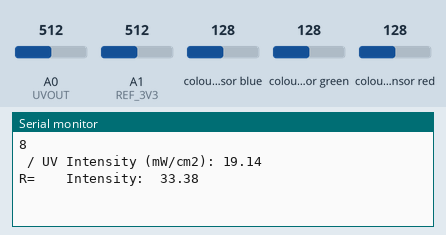
Simulated run of this sketch. Board: Arduino Uno, built with avr-gcc and run on an emulated ATmega328P. Shown: the last lines printed to the serial monitor. Wiring (inferred from the names in the program): TCS3200 colour sensor: output pin 8; S2 pin 6; S3 pin 7; S0 pin 4; S1 pin 5. Inputs (shaded band) come from the test bench; at power-on: colour sensor blue 128, A0 (UVOUT) = 512, A1 (REF_3V3) = 512, colour sensor green 128, colour sensor red 128.

Above: at 1.2 s.
1.3 s: colour sensor blue set to 5
At 2.2 s:
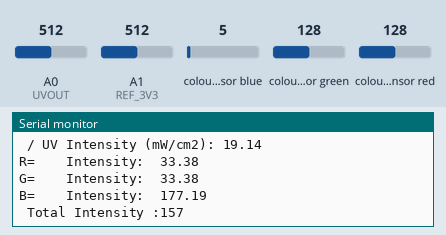
2.9 s: A0 (UVOUT) set to 716
At 3.51 s:
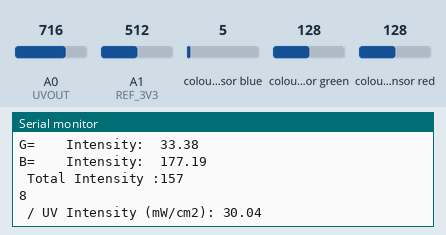
4.4 s: A1 (REF_3V3) set to 306
At 5.4 s:
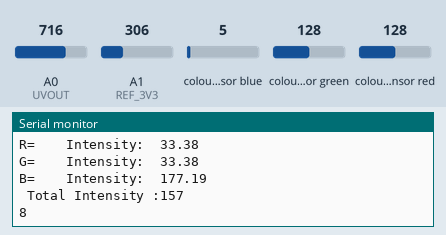
5.9 s: colour sensor green set to 5
At 6.02 s:
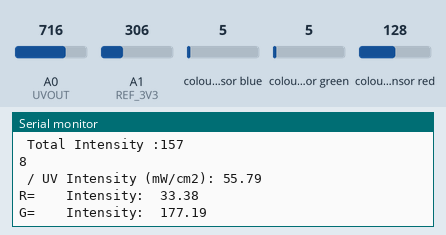
7.4 s: colour sensor red set to 5
At 8.53 s:
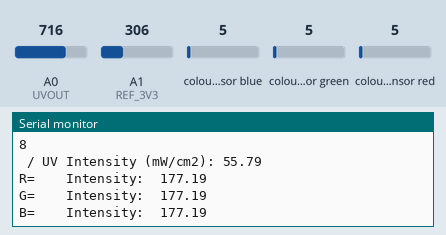
8.9 s: A0 (UVOUT) set to 992
At 10.4 s:
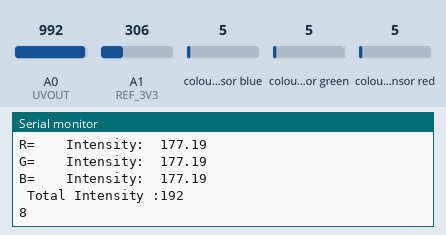
Timing chart, 0 to 11.4 s (numbered marks = the images above; inputs shaded):
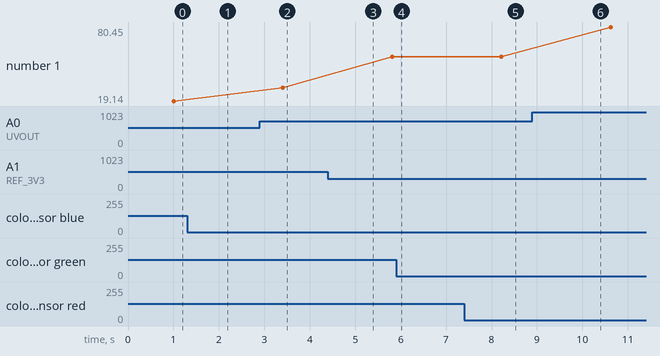

Measured:
- after the input at 1.3 s, the serial monitor: prints a new line at once (image 1)
- after the input at 2.9 s, the serial monitor: prints a new line after 0.51 s (image 2)
- after the input at 5.9 s, the serial monitor: prints a new line after 0.11 s (image 4)
- after the input at 7.4 s, the serial monitor: prints a new line after 0.92 s (image 5)
- plotted number 1: 19.14 → 30.04 after the input at 2.9 s, 30.04 → 55.79 after the input at 4.4 s, 55.79 → 80.45 after the input at 8.9 s

The sketch:

combine_code_of_visible_and_uv.ino
```cpp
int UVOUT = A0; //Output from the sensor
int REF_3V3 = A1; //3.3V power on the Arduino board
#define S0 4
#define S1 5
#define S2 6
#define S3 7
#define sensorOut 8

int frequency = 0;
int R = 0;
int G = 0;
int B = 0;
int T = 0;
int sen =0;

void setup()
{


  Serial.begin(9600);

  pinMode(UVOUT, INPUT);
  pinMode(REF_3V3, INPUT);
  //Serial.println("ML8511 example");
  pinMode(S0, OUTPUT);
  pinMode(S1, OUTPUT);
  pinMode(S2, OUTPUT);
  pinMode(S3, OUTPUT);
  pinMode(sensorOut, INPUT);

  // Setting frequency-scaling to 20%
  digitalWrite(S0,HIGH);
  digitalWrite(S1,LOW);
}

  void loop()
{

  Serial.println(sensorOut);
  delay(1000);

  int uvLevel = averageAnalogRead(UVOUT);
  int refLevel = averageAnalogRead(REF_3V3);

  //Use the 3.3V power pin as a reference to get a very accurate output value from sensor
  float outputVoltage = 3.3 / refLevel * uvLevel;

  float uvIntensity = mapfloat(outputVoltage, 0.99, 2.8, 0.0, 15.0); //Convert the voltage to a UV intensity level

  //Serial.print("output: ");
  //Serial.print(refLevel);

  //Serial.print("ML8511 output: ");
  //Serial.print(uvLevel);

  //Serial.print(" / ML8511 voltage: ");
  //Serial.print(outputVoltage);

  Serial.print(" / UV Intensity (mW/cm2): ");
  Serial.print(uvIntensity);
  delay(100);

  Serial.println();
  // Setting red filtered photodiodes to be read
  digitalWrite(S2,LOW);
  digitalWrite(S3,LOW);
  // Reading the output frequency
  frequency = pulseIn(sensorOut, LOW);
  R = frequency;
  // Printing the value on the serial monitor
  Serial.print("R= ");//printing name
  //++++++++++++++++++++++++++++6
  //Serial.print(frequency);//printing RED color frequency
  Serial.print("  ");
  Serial.print(" Intensity:  ");
  Serial.println(0.856*frequency);
  delay(100);

  // Setting Green filtered photodiodes to be read
  digitalWrite(S2,HIGH);
  digitalWrite(S3,HIGH);
  // Reading the output frequency
  frequency = pulseIn(sensorOut, LOW);
  G = frequency;
  // Printing the value on the serial monitor
  Serial.print("G= ");//printing name
  //Serial.print(frequency);//printing RED color frequency
  Serial.print("  ");
  Serial.print(" Intensity:  ");
  Serial.println(0.856*frequency);
  delay(100);

  // Setting Blue filtered photodiodes to be read
  digitalWrite(S2,LOW);
  digitalWrite(S3,HIGH);
  // Reading the output frequency
  frequency = pulseIn(sensorOut, LOW);
  G = frequency;
  // Printing the value on the serial monitor
  Serial.print("B= ");//printing name
  //Serial.print(frequency);//printing RED color frequency
  Serial.print("  ");
  Serial.print(" Intensity:  ");
  Serial.println(0.856*frequency);
  delay(100);

  T = (0.21 * R) + (0.72 * G) + (0.07 * B);
  Serial.print(" Total Intensity :");
  Serial.println(T);
  delay(1000);

}


//Takes an average of readings on a given pin
//Returns the average
int averageAnalogRead(int pinToRead)
{
  byte numberOfReadings = 8;
  unsigned int runningValue = 0;

  for(int x = 0 ; x < numberOfReadings ; x++)
    runningValue += analogRead(pinToRead);
  runningValue /= numberOfReadings;

  return(runningValue);
}

//The Arduino Map function but for floats
//From: http://forum.arduino.cc/index.php?topic=3922.0
float mapfloat(float x, float in_min, float in_max, float out_min, float out_max)
{

  return (x - in_min) * (out_max - out_min) / (in_max - in_min) + out_min;

}
```
